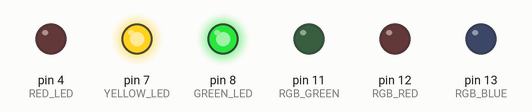
Simulated run of this program. Board: Arduino Uno, built with avr-gcc and run on an emulated ATmega328P. On the bench: output pins drawn as LEDs (lit = HIGH). What the program prints to the serial monitor is not drawn.

Above: at 1.5 s.
At 3.7 s:
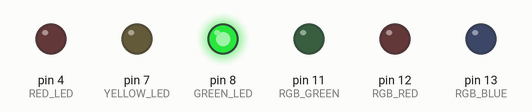
At 7.0 s:
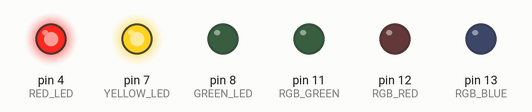
Timing chart, 0 to 12.4 s (numbered marks = the images above):
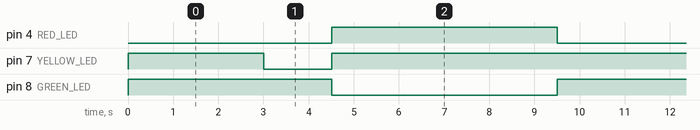

The program:

main.cpp
```cpp
#include <Arduino.h>

enum LedPins : uint8_t
{
  RED_LED = 4,
  YELLOW_LED = 7,
  GREEN_LED = 8,
  PEDESTRIAN_LED = 13,
  RGB_RED = 12,
  RGB_GREEN = 11,
  RGB_BLUE = 13
};

// Different timers (ms)
enum Timers : unsigned long
{
    BUTTON_DEBOUNCE = 50,
    GREEN = 5000,
    RED = 3000,
    RED_YELLOW = 1500,
    PEDESTRIAN = 10000
  };
// const int BUZZER = 12;

const int PEDESTRIAN_BUTTON = 2;

unsigned long previous_time = 0;
int state = 0;
int button_debounce = 200;

void rgb_handler (int red, int blue, int green);
void pedestrian_light(bool onoff);
void traffic_light (bool red, bool yellow, bool green);

// Simple traffic light with a pedestrian light aswell.
void setup()
{
  //pinMode(BUZZER, OUTPUT);

  pinMode(PEDESTRIAN_BUTTON, INPUT);
  pinMode(RED_LED, OUTPUT);
  pinMode(YELLOW_LED, OUTPUT);
  pinMode(GREEN_LED, OUTPUT);
  pinMode(RGB_RED, OUTPUT);
  pinMode(RGB_BLUE, OUTPUT);
  pinMode(RGB_GREEN, OUTPUT);

  Serial.begin(9600);
}
void loop()
{
  //noTone(BUZZER);
  // Logic for handling debounce of button
  bool pressed = handle_button();

  Serial.println(pressed);

  unsigned long current_time = millis();

  // Switch the compared value of MS to change timers.
  switch (state) {
    case 0:
      traffic_light(false, true, true);
      if (current_time - previous_time >= RED)
      {
        previous_time = current_time;
        state = 1;
      }
      break;

    case 1:
      traffic_light(false, false, true);
      if (current_time - previous_time >= RED_YELLOW)
      {
        if (pressed)
        {
          state = 3;
        }
        previous_time = current_time;
        state = 2;
      }
      break;
    case 2:
    	traffic_light(true, true, false);
      	if (current_time - previous_time >= GREEN)
        {
          if (pressed)
          {
            state = 3;
          }
          previous_time = current_time;
          state = 0;
      	}
    	break;
      case 3:
        pedestrian_light(true);
        if (current_time - previous_time >= PEDESTRIAN)
        {
          previous_time = current_time;
          pedestrian_light(false);
          state = 0;
        }
      break;
  }
}
void traffic_light(bool red, bool yellow, bool green)
{
  digitalWrite(RED_LED, red);
  digitalWrite(YELLOW_LED, yellow);
  digitalWrite(GREEN_LED, green);
}

bool handle_button()
{

}

// RGB parameter for tone of color 0 - 255
void rgb_handler (int red, int blue, int green)
{
  digitalWrite(RGB_RED, red);
  digitalWrite(RGB_BLUE, blue);
  digitalWrite(RGB_GREEN, green);
}


/*
  void pedestrian_light(bool onoff)
  {

  digitalWrite(PEDESTRIAN_LED, onoff);
  traffic_light(false,true,true);
  tone(BUZZER, 300);
  }
*/
```

Measured:
- by itself, pin 4 (RED_LED): alternates HIGH for 5.0 s and LOW for 4.5 s
- by itself, pin 7 (YELLOW_LED): repeats every 9.5 s: LOW 1.5 s, HIGH 8.0 s
- by itself, pin 8 (GREEN_LED): alternates HIGH for 4.5 s and LOW for 5.0 s
